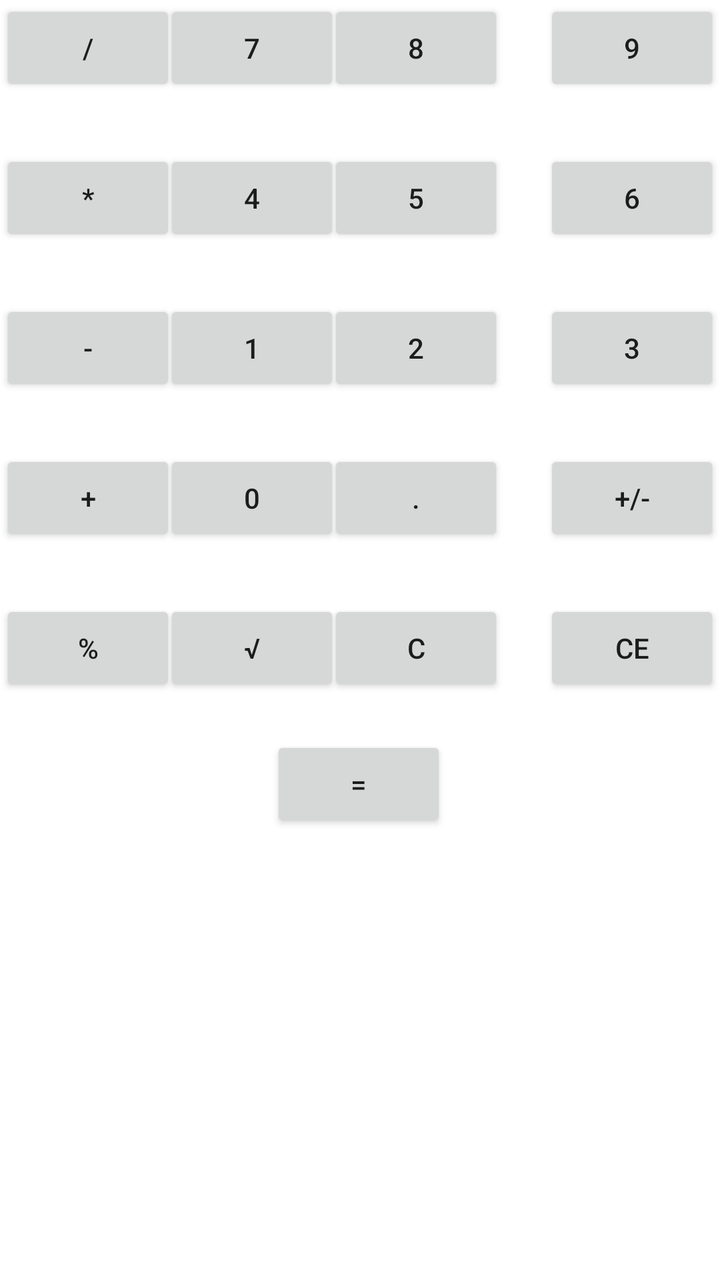
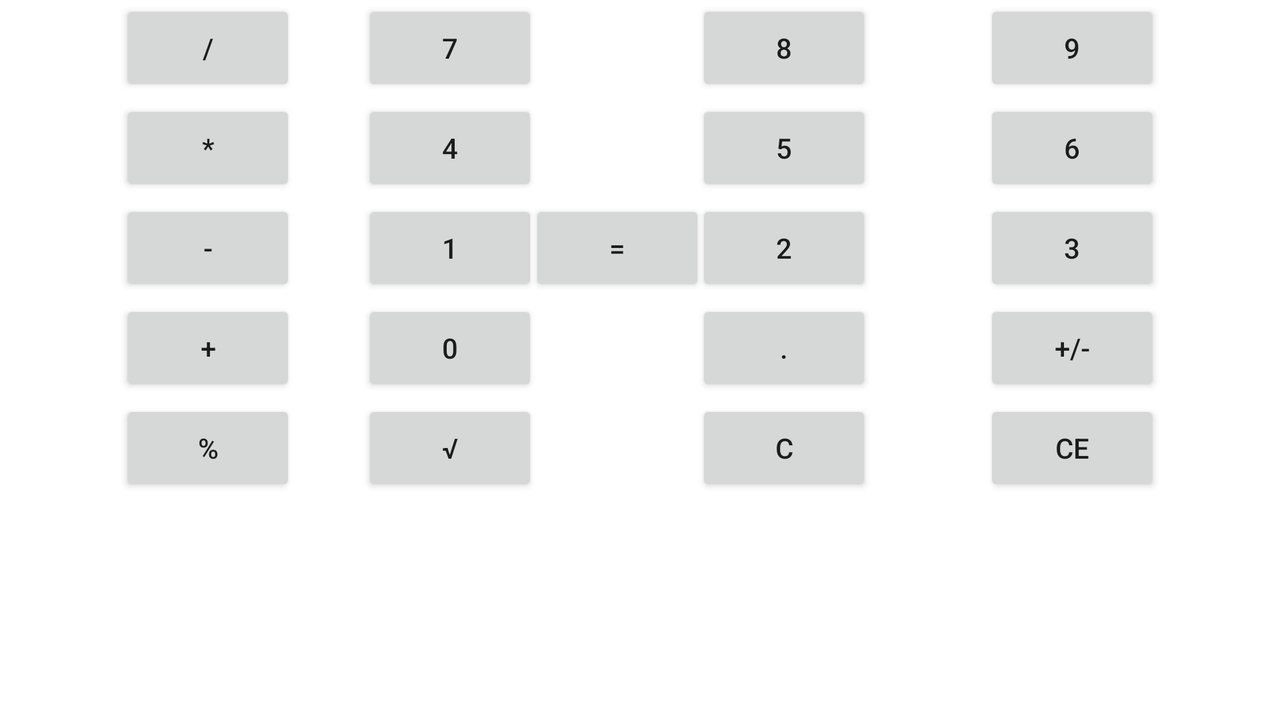

An Android layout and its configuration variant, each rendered on a device that would load it. The default file and the variant file are quoted in full after the pictures.
<!-- AndroidManifest.xml: application theme Theme.CIS436Calculator -->
<!-- res/layout/fragment_button.xml -->
<?xml version="1.0" encoding="utf-8"?>
<androidx.constraintlayout.widget.ConstraintLayout xmlns:android="http://schemas.android.com/apk/res/android"
    xmlns:app="http://schemas.android.com/apk/res-auto"
    xmlns:tools="http://schemas.android.com/tools"
    android:layout_width="match_parent"
    android:layout_height="match_parent">

    <Button
        android:id="@+id/button_mod"
        android:layout_width="wrap_content"
        android:layout_height="wrap_content"
        android:layout_marginTop="300dp"
        android:text="%"
        app:layout_constraintStart_toStartOf="parent"
        app:layout_constraintTop_toTopOf="parent" />

    <Button
        android:id="@+id/button_clear"
        android:layout_width="wrap_content"
        android:layout_height="wrap_content"
        android:layout_marginTop="300dp"
        android:layout_marginEnd="20dp"
        android:text="C"
        app:layout_constraintEnd_toStartOf="@+id/button_9"
        app:layout_constraintTop_toTopOf="parent" />

    <Button
        android:id="@+id/button_sqrt"
        android:layout_width="wrap_content"
        android:layout_height="wrap_content"
        android:layout_marginTop="300dp"
        android:text="√"
        app:layout_constraintEnd_toStartOf="@+id/button_8"
        app:layout_constraintStart_toEndOf="@+id/button_div"
        app:layout_constraintTop_toTopOf="parent" />

    <Button
        android:id="@+id/button_ce"
        android:layout_width="wrap_content"
        android:layout_height="wrap_content"
        android:layout_marginTop="300dp"
        android:text="CE"
        app:layout_constraintEnd_toEndOf="parent"
        app:layout_constraintTop_toTopOf="parent" />

    <Button
        android:id="@+id/button_1"
        android:layout_width="wrap_content"
        android:layout_height="wrap_content"
        android:layout_marginTop="150dp"
        android:text="1"
        app:layout_constraintEnd_toStartOf="@+id/button_8"
        app:layout_constraintHorizontal_bias="0.518"
        app:layout_constraintStart_toEndOf="@+id/button_div"
        app:layout_constraintTop_toTopOf="parent" />

    <Button
        android:id="@+id/button_sub"
        android:layout_width="wrap_content"
        android:layout_height="wrap_content"
        android:layout_marginTop="150dp"
        android:text="-"
        app:layout_constraintStart_toStartOf="parent"
        app:layout_constraintTop_toTopOf="parent" />

    <Button
        android:id="@+id/button_3"
        android:layout_width="wrap_content"
        android:layout_height="wrap_content"
        android:layout_marginTop="150dp"
        android:text="3"
        app:layout_constraintEnd_toEndOf="parent"
        app:layout_constraintTop_toTopOf="parent" />

    <Button
        android:id="@+id/button_2"
        android:layout_width="wrap_content"
        android:layout_height="wrap_content"
        android:layout_marginTop="150dp"
        android:layout_marginEnd="20dp"
        android:text="2"
        app:layout_constraintEnd_toStartOf="@+id/button_9"
        app:layout_constraintTop_toTopOf="parent" />

    <Button
        android:id="@+id/button_4"
        android:layout_width="wrap_content"
        android:layout_height="wrap_content"
        android:layout_marginTop="75dp"
        android:text="4"
        app:layout_constraintEnd_toStartOf="@+id/button_5"
        app:layout_constraintHorizontal_bias="0.512"
        app:layout_constraintStart_toEndOf="@+id/button_div"
        app:layout_constraintTop_toTopOf="parent" />

    <Button
        android:id="@+id/button_mult"
        android:layout_width="wrap_content"
        android:layout_height="wrap_content"
        android:layout_marginTop="75dp"
        android:text="*"
        app:layout_constraintStart_toStartOf="parent"
        app:layout_constraintTop_toTopOf="parent" />

    <Button
        android:id="@+id/button_6"
        android:layout_width="wrap_content"
        android:layout_height="wrap_content"
        android:layout_marginTop="75dp"
        android:text="6"
        app:layout_constraintEnd_toEndOf="parent"
        app:layout_constraintTop_toTopOf="parent" />

    <Button
        android:id="@+id/button_5"
        android:layout_width="wrap_content"
        android:layout_height="wrap_content"
        android:layout_marginTop="75dp"
        android:layout_marginEnd="20dp"
        android:text="5"
        app:layout_constraintEnd_toStartOf="@+id/button_6"
        app:layout_constraintTop_toTopOf="parent" />

    <Button
        android:id="@+id/button_9"
        android:layout_width="wrap_content"
        android:layout_height="wrap_content"
        android:text="9"
        app:layout_constraintEnd_toEndOf="parent"
        app:layout_constraintTop_toTopOf="parent" />

    <Button
        android:id="@+id/button_div"
        android:layout_width="wrap_content"
        android:layout_height="wrap_content"
        android:text="/"
        app:layout_constraintStart_toStartOf="parent"
        app:layout_constraintTop_toTopOf="parent" />

    <Button
        android:id="@+id/button_7"
        android:layout_width="wrap_content"
        android:layout_height="wrap_content"
        android:text="7"
        app:layout_constraintEnd_toStartOf="@+id/button_8"
        app:layout_constraintStart_toEndOf="@+id/button_div"
        app:layout_constraintTop_toTopOf="parent" />

    <Button
        android:id="@+id/button_8"
        android:layout_width="wrap_content"
        android:layout_height="wrap_content"
        android:layout_marginEnd="20dp"
        android:text="8"
        app:layout_constraintEnd_toStartOf="@+id/button_9"
        app:layout_constraintTop_toTopOf="parent" />

    <Button
        android:id="@+id/button_dot"
        android:layout_width="wrap_content"
        android:layout_height="wrap_content"
        android:layout_marginTop="225dp"
        android:layout_marginEnd="20dp"
        android:text="."
        app:layout_constraintEnd_toStartOf="@+id/button_9"
        app:layout_constraintTop_toTopOf="parent" />

    <Button
        android:id="@+id/button_plus"
        android:layout_width="wrap_content"
        android:layout_height="wrap_content"
        android:layout_marginTop="225dp"
        android:text="+"
        app:layout_constraintStart_toStartOf="parent"
        app:layout_constraintTop_toTopOf="parent" />

    <Button
        android:id="@+id/button_0"
        android:layout_width="wrap_content"
        android:layout_height="wrap_content"
        android:layout_marginTop="225dp"
        android:text="0"
        app:layout_constraintEnd_toStartOf="@+id/button_8"
        app:layout_constraintHorizontal_bias="0.518"
        app:layout_constraintStart_toEndOf="@+id/button_div"
        app:layout_constraintTop_toTopOf="parent" />

    <Button
        android:id="@+id/button_negative"
        android:layout_width="wrap_content"
        android:layout_height="wrap_content"
        android:layout_marginTop="225dp"
        android:text="+/-"
        app:layout_constraintEnd_toEndOf="parent"
        app:layout_constraintTop_toTopOf="parent" />

    <Button
        android:id="@+id/button_equal"
        android:layout_width="wrap_content"
        android:layout_height="wrap_content"
        android:layout_marginTop="368dp"
        android:text="="
        app:layout_constraintEnd_toEndOf="parent"
        app:layout_constraintHorizontal_bias="0.498"
        app:layout_constraintStart_toStartOf="parent"
        app:layout_constraintTop_toTopOf="parent" />

</androidx.constraintlayout.widget.ConstraintLayout>
<!-- resources referenced by this layout -->
<resources>
  <style name="Theme.CIS436Calculator" parent="Theme.MaterialComponents.DayNight.DarkActionBar">
          
          <item name="colorPrimary">@color/purple_500</item>
          <item name="colorPrimaryVariant">@color/purple_700</item>
          <item name="colorOnPrimary">@color/white</item>
          
          <item name="colorSecondary">@color/teal_200</item>
          <item name="colorSecondaryVariant">@color/teal_700</item>
          <item name="colorOnSecondary">@color/black</item>
          
          <item name="android:statusBarColor" tools:targetApi="l">?attr/colorPrimaryVariant</item>
          
      </style>
</resources>
<!-- res/layout-land/fragment_button.xml (the author's variant of the layout above) -->
<!-- drawn on the phone turned sideways -->
<?xml version="1.0" encoding="utf-8"?>
<androidx.constraintlayout.widget.ConstraintLayout xmlns:android="http://schemas.android.com/apk/res/android"
    xmlns:app="http://schemas.android.com/apk/res-auto"
    xmlns:tools="http://schemas.android.com/tools"
    android:layout_width="match_parent"
    android:layout_height="match_parent"
    tools:layout_editor_absoluteX="36dp"
    tools:layout_editor_absoluteY="2dp">

    <Button
        android:id="@+id/button_mod"
        android:layout_width="wrap_content"
        android:layout_height="wrap_content"
        android:layout_marginStart="60dp"
        android:layout_marginTop="200dp"
        android:text="%"
        app:layout_constraintStart_toStartOf="parent"
        app:layout_constraintTop_toTopOf="parent" />

    <Button
        android:id="@+id/button_plus"
        android:layout_width="wrap_content"
        android:layout_height="wrap_content"
        android:layout_marginStart="60dp"
        android:layout_marginTop="150dp"
        android:text="+"
        app:layout_constraintStart_toStartOf="parent"
        app:layout_constraintTop_toTopOf="parent" />

    <Button
        android:id="@+id/button_sub"
        android:layout_width="wrap_content"
        android:layout_height="wrap_content"
        android:layout_marginStart="60dp"
        android:layout_marginTop="100dp"
        android:text="-"
        app:layout_constraintStart_toStartOf="parent"
        app:layout_constraintTop_toTopOf="parent" />

    <Button
        android:id="@+id/button_mult"
        android:layout_width="wrap_content"
        android:layout_height="wrap_content"
        android:layout_marginStart="60dp"
        android:layout_marginTop="50dp"
        android:text="*"
        app:layout_constraintStart_toStartOf="parent"
        app:layout_constraintTop_toTopOf="parent" />

    <Button
        android:id="@+id/button_div"
        android:layout_width="wrap_content"
        android:layout_height="wrap_content"
        android:layout_marginStart="60dp"
        android:text="/"
        app:layout_constraintStart_toStartOf="parent"
        app:layout_constraintTop_toTopOf="parent" />

    <Button
        android:id="@+id/button_ce"
        android:layout_width="wrap_content"
        android:layout_height="wrap_content"
        android:layout_marginTop="200dp"
        android:layout_marginEnd="60dp"
        android:text="CE"
        app:layout_constraintEnd_toEndOf="parent"
        app:layout_constraintTop_toTopOf="parent" />

    <Button
        android:id="@+id/button_3"
        android:layout_width="wrap_content"
        android:layout_height="wrap_content"
        android:layout_marginTop="100dp"
        android:layout_marginEnd="60dp"
        android:text="3"
        app:layout_constraintEnd_toEndOf="parent"
        app:layout_constraintTop_toTopOf="parent" />

    <Button
        android:id="@+id/button_6"
        android:layout_width="wrap_content"
        android:layout_height="wrap_content"
        android:layout_marginTop="50dp"
        android:layout_marginEnd="60dp"
        android:text="6"
        app:layout_constraintEnd_toEndOf="parent"
        app:layout_constraintTop_toTopOf="parent" />

    <Button
        android:id="@+id/button_9"
        android:layout_width="wrap_content"
        android:layout_height="wrap_content"
        android:layout_marginEnd="60dp"
        android:text="9"
        app:layout_constraintEnd_toEndOf="parent"
        app:layout_constraintTop_toTopOf="parent" />

    <Button
        android:id="@+id/button_sqrt"
        android:layout_width="wrap_content"
        android:layout_height="wrap_content"
        android:layout_marginTop="200dp"
        android:text="√"
        app:layout_constraintEnd_toStartOf="@+id/button_8"
        app:layout_constraintHorizontal_bias="0.294"
        app:layout_constraintStart_toEndOf="@+id/button_div"
        app:layout_constraintTop_toTopOf="parent" />

    <Button
        android:id="@+id/button_0"
        android:layout_width="wrap_content"
        android:layout_height="wrap_content"
        android:layout_marginTop="150dp"
        android:text="0"
        app:layout_constraintEnd_toStartOf="@+id/button_8"
        app:layout_constraintHorizontal_bias="0.294"
        app:layout_constraintStart_toEndOf="@+id/button_div"
        app:layout_constraintTop_toTopOf="parent" />

    <Button
        android:id="@+id/button_1"
        android:layout_width="wrap_content"
        android:layout_height="wrap_content"
        android:layout_marginTop="100dp"
        android:text="1"
        app:layout_constraintEnd_toStartOf="@+id/button_8"
        app:layout_constraintHorizontal_bias="0.294"
        app:layout_constraintStart_toEndOf="@+id/button_div"
        app:layout_constraintTop_toTopOf="parent" />

    <Button
        android:id="@+id/button_4"
        android:layout_width="wrap_content"
        android:layout_height="wrap_content"
        android:layout_marginTop="50dp"
        android:text="4"
        app:layout_constraintEnd_toStartOf="@+id/button_5"
        app:layout_constraintHorizontal_bias="0.294"
        app:layout_constraintStart_toEndOf="@+id/button_div"
        app:layout_constraintTop_toTopOf="parent" />

    <Button
        android:id="@+id/button_7"
        android:layout_width="wrap_content"
        android:layout_height="wrap_content"
        android:text="7"
        app:layout_constraintEnd_toStartOf="@+id/button_8"
        app:layout_constraintHorizontal_bias="0.294"
        app:layout_constraintStart_toEndOf="@+id/button_div"
        app:layout_constraintTop_toTopOf="parent" />

    <Button
        android:id="@+id/button_8"
        android:layout_width="wrap_content"
        android:layout_height="wrap_content"
        android:layout_marginEnd="56dp"
        android:text="8"
        app:layout_constraintEnd_toStartOf="@+id/button_9"
        app:layout_constraintTop_toTopOf="parent" />

    <Button
        android:id="@+id/button_dot"
        android:layout_width="wrap_content"
        android:layout_height="wrap_content"
        android:layout_marginTop="150dp"
        android:layout_marginEnd="56dp"
        android:text="."
        app:layout_constraintEnd_toStartOf="@+id/button_9"
        app:layout_constraintTop_toTopOf="parent" />

    <Button
        android:id="@+id/button_2"
        android:layout_width="wrap_content"
        android:layout_height="wrap_content"
        android:layout_marginTop="100dp"
        android:layout_marginEnd="56dp"
        android:text="2"
        app:layout_constraintEnd_toStartOf="@+id/button_9"
        app:layout_constraintTop_toTopOf="parent" />

    <Button
        android:id="@+id/button_5"
        android:layout_width="wrap_content"
        android:layout_height="wrap_content"
        android:layout_marginTop="50dp"
        android:layout_marginEnd="56dp"
        android:text="5"
        app:layout_constraintEnd_toStartOf="@+id/button_6"
        app:layout_constraintTop_toTopOf="parent" />

    <Button
        android:id="@+id/button_clear"
        android:layout_width="wrap_content"
        android:layout_height="wrap_content"
        android:layout_marginTop="200dp"
        android:layout_marginEnd="56dp"
        android:text="C"
        app:layout_constraintEnd_toStartOf="@+id/button_9"
        app:layout_constraintTop_toTopOf="parent" />

    <Button
        android:id="@+id/button_negative"
        android:layout_width="wrap_content"
        android:layout_height="wrap_content"
        android:layout_marginTop="150dp"
        android:layout_marginEnd="60dp"
        android:text="+/-"
        app:layout_constraintEnd_toEndOf="parent"
        app:layout_constraintTop_toTopOf="parent" />

    <Button
        android:id="@+id/button_equal"
        android:layout_width="wrap_content"
        android:layout_height="wrap_content"
        android:layout_marginTop="100dp"
        android:text="="
        app:layout_constraintEnd_toStartOf="@+id/button_2"
        app:layout_constraintStart_toEndOf="@+id/button_1"
        app:layout_constraintTop_toTopOf="parent" />

</androidx.constraintlayout.widget.ConstraintLayout>
